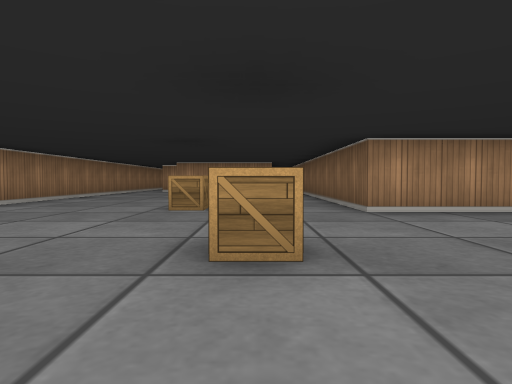
[1] (above)

16 first-person views from a walk through a cub3D maze. The camera is about half as high as the walls, tilts 2° down and sees 75° across. The floor is counted in squares. Each view is taken from the middle of a square. On the plan, view 1 faces up. The plan holds only what a view shows up to about 9 squares ahead; the rest is blank.

[2]
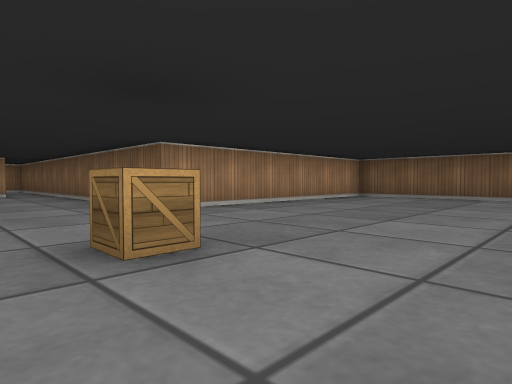

[3]
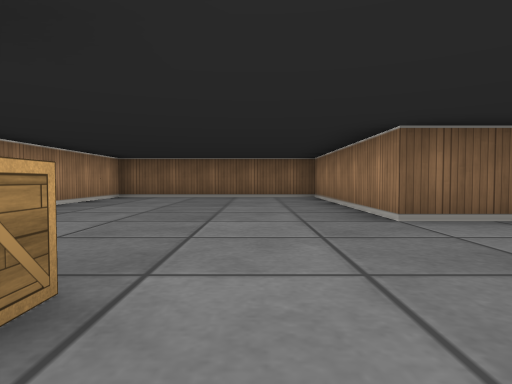

[4]
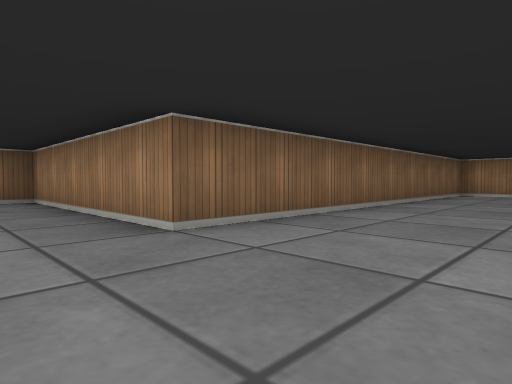

[5]
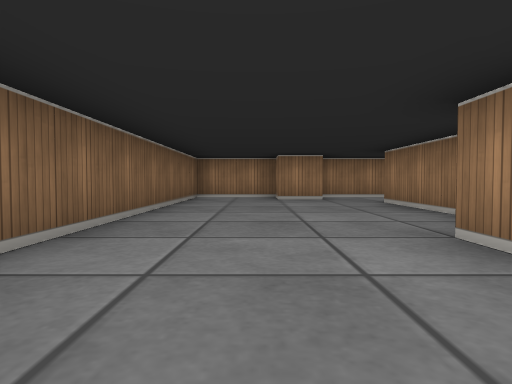

[6]
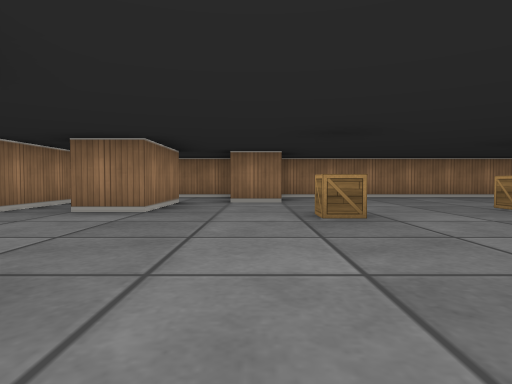

[7]
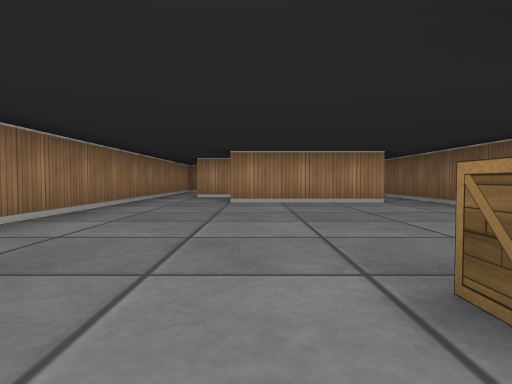

[8]
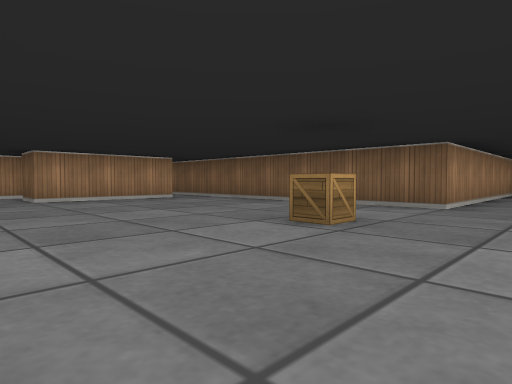

[9]
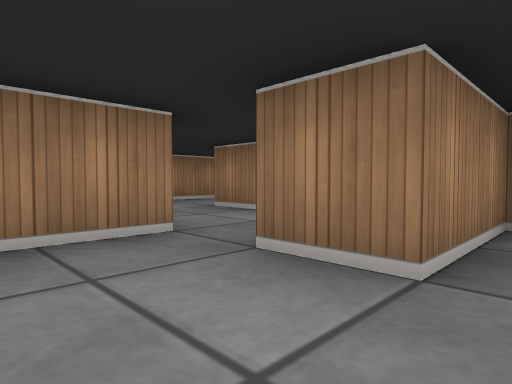

[10]
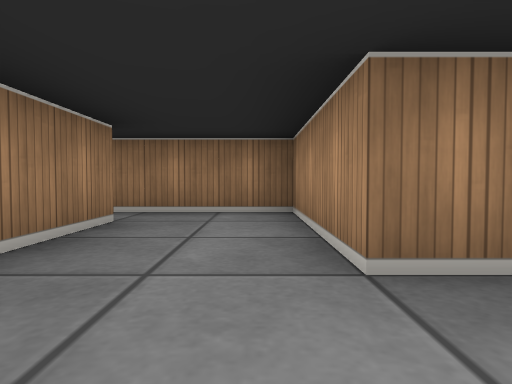

[11]
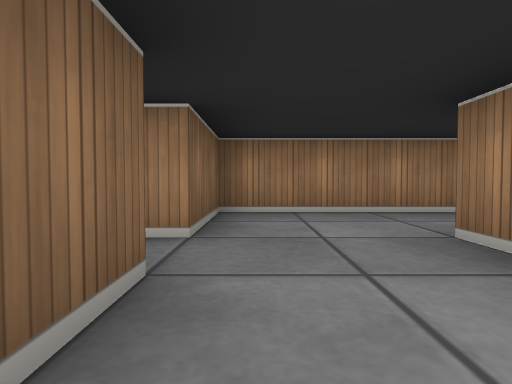

[12]
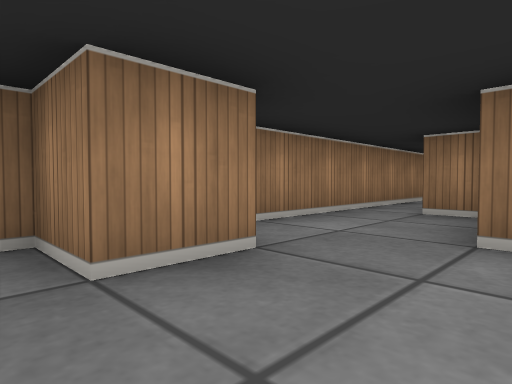

[13]
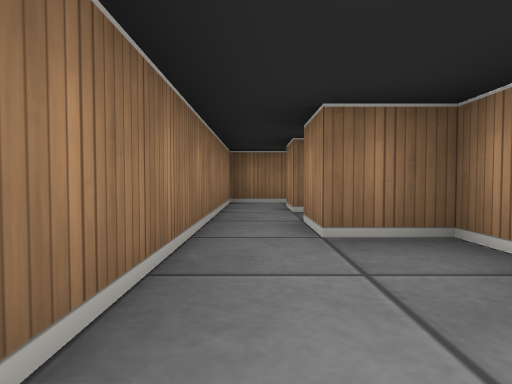

[14]
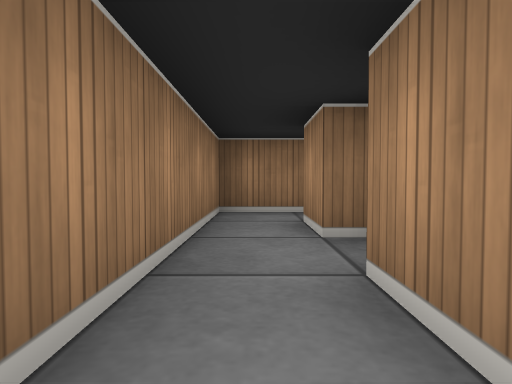

[15]
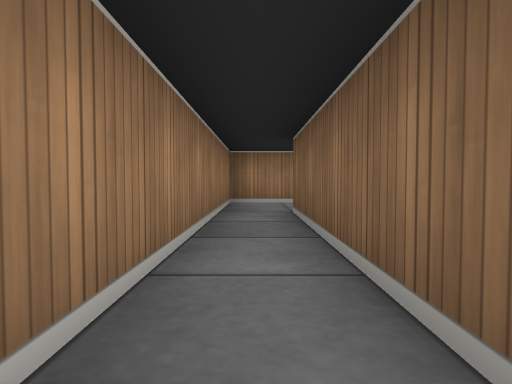

[16]
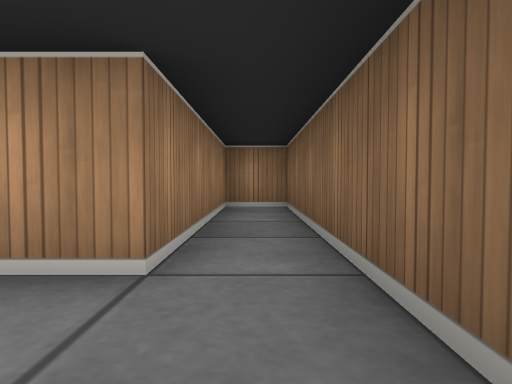

### Floor plan
Ten units are one square. View 1 is at (0, 0); x grows to the right and y downward. Boxes are objects, and circles mark ways between rooms. Rooms are numbered by the first view taken in them; rooms with no view inside come last. Other rooms are left out.
<svg viewBox="-80 -150 160 250">
<path fill="none" stroke="#000" d="M-25 15 -25 5 -5 5 -5 15M-45 -4 -45 15M-5 29 -5 35M-25 25 -5 25M-15 51 -15 75M-29 75 -35 75 -35 85M-5 85 5 85 5 95 25 95 25 5 75 5 75 -45 15 -45 15 -145 5 -145 5 -105 -25 -105 -25 -115M-22 -125 -35 -125M-45 -130 -45 -15 -25 -15 -25 -5M-36 95 -6 95M-45 15 -45 25 -65 25M-65 45 -25 45 -25 25M-55 85 -65 85 -65 45M-35 85 -45 85M-65 25 -75 25 -75 95 -36 95"/>
<rect x="-15" y="-55" width="10" height="10" fill="#bbb"><title>crate</title></rect>
<rect x="-5" y="-25" width="10" height="10" fill="#bbb"><title>crate</title></rect>
<circle cx="-15" cy="20" r="3" fill="#2a7"/>
<circle cx="-35" cy="10" r="3" fill="#2a7"/>
<circle cx="-30" cy="90" r="3" fill="#2a7"/>
<circle cx="-55" cy="35" r="3" fill="#2a7"/>
<text x="0" y="-20">1</text>
<text x="-40" y="30">2</text>
<text x="-70" y="70">3</text>
</svg>
Room 1 opens to room 2. Room 1 opens to room 3. Room 2 opens to room 3.

Where each view was taken, in squares from view 1:
view 1: 0 up, 0 right, facing up
view 2: 0 up, 1 left, facing up-right
view 3: 1 up, 1 left, facing right
view 4: 1 up, 0 right, facing down-right
view 5: 1 down, 1 right, facing down
view 6: 1 up, 4 right, facing left
view 7: 4 up, 2 left, facing up
view 8: 3 up, 4 left, facing up-right
view 9: 2 up, 1 left, facing down-left
view 10: 3 down, 3 left, facing left
view 11: 0 up, 3 left, facing down
view 12: 7 down, 1 right, facing down-left
view 13: 9 down, 1 left, facing left
view 14: 9 down, 3 left, facing left
view 15: 9 down, 7 left, facing up
view 16: 9 up, 1 right, facing up
